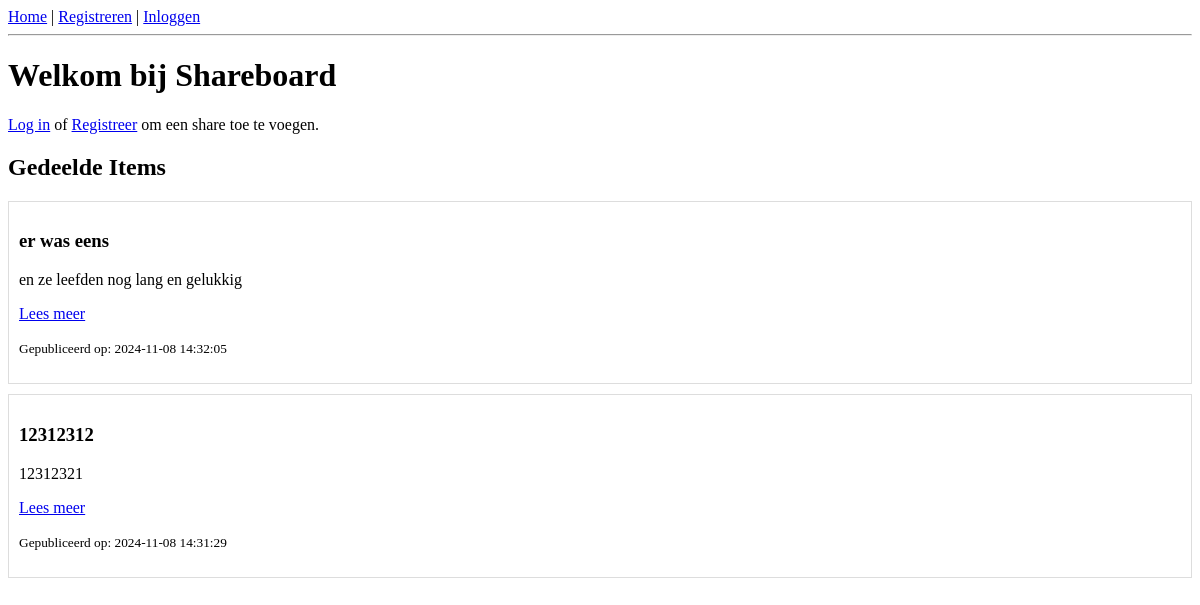
Before: / with the older database file.
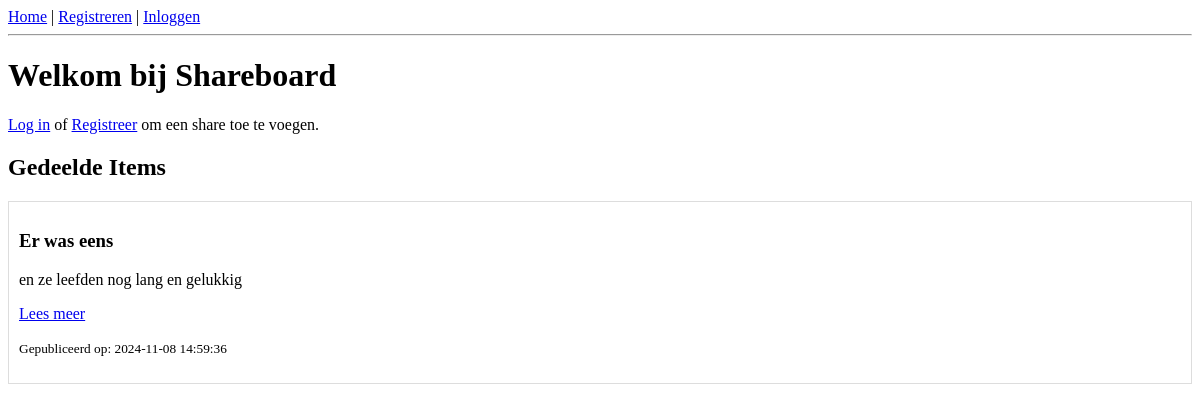
After: the same page with the newer database file.
### tables this page shows
CREATE TABLE shares (
                                      id INTEGER PRIMARY KEY AUTOINCREMENT,
                                      title TEXT NOT NULL,
                                      body TEXT NOT NULL,
                                      link TEXT,
                                      created_at TIMESTAMP DEFAULT CURRENT_TIMESTAMP,
                                      user_id INTEGER,
                                      FOREIGN KEY (user_id) REFERENCES users(id)
);

### includes/helpers.php (called while the page is built)
<?php
function isLoggedIn() {
    return isset($_SESSION['user_id']);
}

### includes/class-autoload.inc.php (called while the page is built, shortened)
<?php
spl_autoload_register(function ($className) {
    $paths = [__DIR__ . '/../classes/', __DIR__ . '/../controllers/', __DIR__ . '/../models/'];
    $extension = '.class.php';
    foreach ($paths as $path) {
        $fullPath = $path . $className . $extension;
        if (file_exists($fullPath)) {
            return;
        }
    }
});

### classes/Dbh.class.php (called while the page is built)
<?php
class Dbh {
    private $dbPath;
    public function __construct() {
        $this->dbPath = __DIR__ . '/../db/database.db';
    }
    protected function connect() {
        try {
            $dsn = 'sqlite:' . $this->dbPath;
            $pdo = new PDO($dsn);
            $pdo->setAttribute(PDO::ATTR_ERRMODE, PDO::ERRMODE_EXCEPTION);
            $pdo->setAttribute(PDO::ATTR_DEFAULT_FETCH_MODE, PDO::FETCH_ASSOC);
            return $pdo;
        } catch (PDOException $e) {
            error_log("Database connection error: " . $e->getMessage());
            throw new Exception("Er is een fout opgetreden bij de verbinding met de database.");
        }
    }
}

### classes/ShareModel.class.php (called while the page is built, shortened)
<?php
class ShareModel extends Dbh {
    public function getAllShares(): array {
        $sql = "SELECT * FROM shares ORDER BY created_at DESC";
        $stmt = $this->connect()->query($sql);
        return $stmt->fetchAll(PDO::FETCH_ASSOC);
    }
}

### views/home.php (the view, shortened to what this page needs)
<?php
$shareModel = new ShareModel();
$shares = $shareModel->getAllShares();
?>
<!DOCTYPE html>
<html lang="nl">
<head>
</head>
<body>
<h1>Welkom bij Shareboard</h1>
<?php if (isLoggedIn()): ?>
    <p><a href="index.php?page=addShare">Voeg een nieuwe share toe</a></p>
<?php else: ?>
    <p><a href="index.php?page=login">Log in</a> of <a href="index.php?page=register">Registreer</a> om een share toe te voegen.</p>
<?php endif; ?>
<h2>Gedeelde Items</h2>
<?php if (empty($shares)): ?>
    <p>Er zijn nog geen shares toegevoegd.</p>
<?php else: ?>
    <?php foreach ($shares as $share): ?>
        <div style="border: 1px solid #ddd; padding: 10px; margin: 10px 0;">
            <h3><?php echo htmlspecialchars($share['title']); ?></h3>
            <p><?php echo nl2br(htmlspecialchars($share['body'])); ?></p>
            <?php if (!empty($share['link'])): ?>
                <p><a href="<?php echo htmlspecialchars($share['link']); ?>" target="_blank">Lees meer</a></p>
            <?php endif; ?>
            <p><small>Gepubliceerd op: <?php echo htmlspecialchars($share['created_at']); ?></small></p>
        </div>
    <?php endforeach; ?>
<?php endif; ?>
</body>
</html>

### index.php (shortened to what this page needs)
<?php
require_once __DIR__ . '/includes/class-autoload.inc.php';
require_once __DIR__ . '/includes/helpers.php';
$page = isset($_GET['page']) ? $_GET['page'] : 'home';
?>
<!DOCTYPE html>
<html lang="nl">
<head>
</head>
<body>
<nav>
    <a href="index.php?page=home">Home</a> |
    <?php if (isLoggedIn()): ?>
        <a href="index.php?page=addShare">Voeg een nieuwe share toe</a> |
        <a href="index.php?page=logout">Uitloggen</a>
    <?php else: ?>
        <a href="index.php?page=register">Registreren</a> |
        <a href="index.php?page=login">Inloggen</a>
    <?php endif; ?>
</nav>
<hr>
<?php
switch ($page) {
    default:
        require 'views/home.php';
        break;
}
?>
</body>
</html>

Changed rows visible on the page:
removed shares: title "er was eens", body "en ze leefden nog lang en gelukkig", created_at "2024-11-08 14:32:05"
removed shares: title "12312312", body "12312321", created_at "2024-11-08 14:31:29"
added shares: title "Er was eens", body "en ze leefden nog lang en gelukkig", created_at "2024-11-08 14:59:36"
